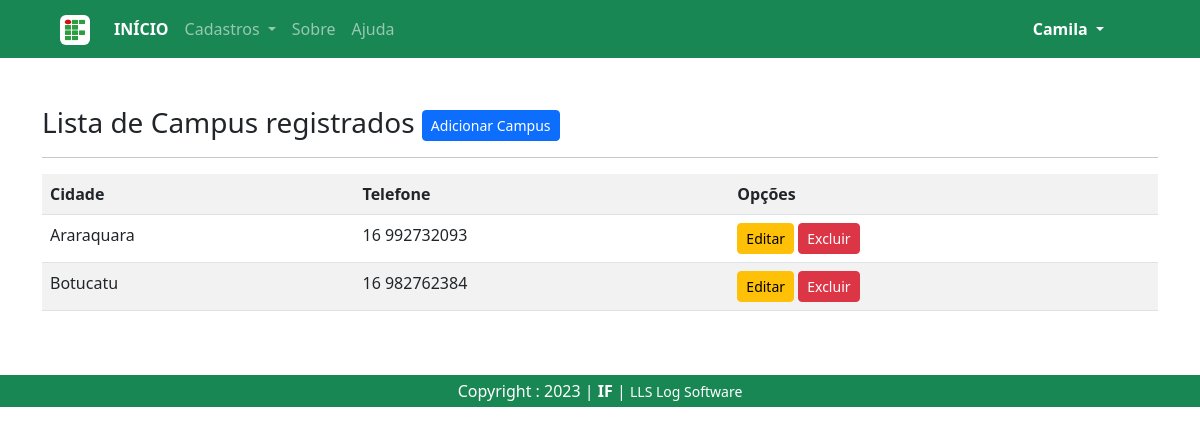
Screenshot of /listar/campus/ (signed in) with the database file from the repository.
### cadastros/models.py (models this page shows, shortened)
class Campus(models.Model):
    cidade = models.CharField(max_length=50)
    endereco = models.CharField(max_length=150, verbose_name='endereço')
    telefone = models.CharField(max_length=15)

### cadastros/views.py (the view)
# urls.py: path('listar/campus/', CampusList.as_view(), name="listar-campus"),
class CampusList(LoginRequiredMixin, ListView):
    login_url = reverse_lazy('login')
    model = Campus
    template_name = 'cadastros/listas/campus.html'

### cadastros/templates/cadastros/listas/campus.html (shortened to what this page needs)
{% extends 'paginas/modelo.html' %}
{% load static %}
{% block conteudo %}
<h3>
    Lista de Campus registrados
    <a href="{% url 'cadastrar-campus' %}" class="btn btn-primary btn-sm float-right">Adicionar Campus</a>
</h3>
<hr>
<div class="table-responsive">
    <table class="table table-striped">
        <tr>
            <th>Cidade</th>
            <th>Telefone</th>
            <th>Opções</th>
        </tr>
        {% for object in object_list %}
        <tr>
            <td>{{ object.cidade }}</td>
            <td>{{ object.telefone }}</td>
            <th>
                <a href="{% url 'editar-campus' object.pk %}" class="btn btn-warning btn-sm" title="Editar">Editar</a>
                <a href="{% url 'excluir-campus' object.pk %}" class="btn btn-danger btn-sm" title="Excluir">Excluir</a>
            </th>
        </tr>
        {% empty %}
        <tr>
            <td colspan="3">Nenhum campus registrado.</td>
        </tr>
        {% endfor %}
    </table>
</div>
{% endblock conteudo %}

### paginas/templates/paginas/modelo.html (shortened to what this page needs)
<!DOCTYPE html>
{% load static %}
<html lang="pt-BR">
<head>
  <link href="https://cdn.jsdelivr.net/npm/bootstrap@5.3.0-alpha1/dist/css/bootstrap.min.css" rel="stylesheet">
  <link rel="stylesheet" href="{% static 'ecom/css/owl.carousel.min.css' %}"/>
  <link rel="stylesheet" href="{% static 'ecom/css/all.min.css' %}"/>
  <link rel="stylesheet" href="{% static 'ecom/css/style.css' %}"/>
  <link rel="stylesheet" type="text/css" href="https://cdn.datatables.net/v/bs5/dt-1.13.2/datatables.min.css"/>
</head>
<body class="bg-white">
  <nav class="navbar navbar-expand-lg bg-success" data-bs-theme="dark">
    <div class="container-fluid mx-5 pe-4">
      <a class="navbar-brand" href="{% url 'index' %}">
        <img src="{% static 'img/base/logo.png' %}" class="bg-white p-1 rounded" alt="Logo" width="30" height="30">
      </a>
      <div class="collapse navbar-collapse" id="navbarSupportedContent">
        <ul class="navbar-nav me-auto mb-2 mb-lg-0">
          <li class="nav-item">
            <a class="nav-link active fw-bold" aria-current="page" href="{% url 'index' %}">INÍCIO</a>
          </li>
          {% if request.user.is_authenticated %}
          <li class="nav-item dropdown">
            <a class="nav-link dropdown-toggle" href="#" role="button" data-bs-toggle="dropdown" aria-expanded="false">
              Cadastros
            </a>
          </li>
          {% endif %}
          <li class="nav-item">
            <a class="nav-link" href="{% url 'sobre' %}">Sobre</a>
          </li>
          <li class="nav-item">
            <a class="nav-link" href="{% url 'contato' %}">Ajuda</a>
          </li>
        </ul>
        <ul class="navbar-nav fw-bold me-3">
          {% if request.user.is_authenticated %}
          <li class="nav-item dropdown text-white">
            <a class="nav-link dropdown-toggle active text-capitalize" href="#" role="button" data-bs-toggle="dropdown" aria-expanded="false">
              {{ request.user }}
            </a>
          </li>
          {% endif %}
        </ul>
      </div>
    </div>
  </nav>
    <div class="mt-5">
      <div class="container">{% block conteudo %}{% endblock conteudo %}</div>
    </div>
    <footer class="container-fluid text-white bg-success text-center py-1 mt-5">
      Copyright : 2023 | <strong>IF</strong> | <small>LLS Log Software</small>
    </footer>
</body>
</html>

### static/css/style.css (style rules this page uses)
a { color: inherit; text-decoration:inherit; font-weight: 500; }

### rows the page displays
Campus: cidade "Araraquara", telefone "16 992732093"
Campus: cidade "Botucatu", telefone "16 982762384"

### other values shown
{{ request.user }} "Camila"
